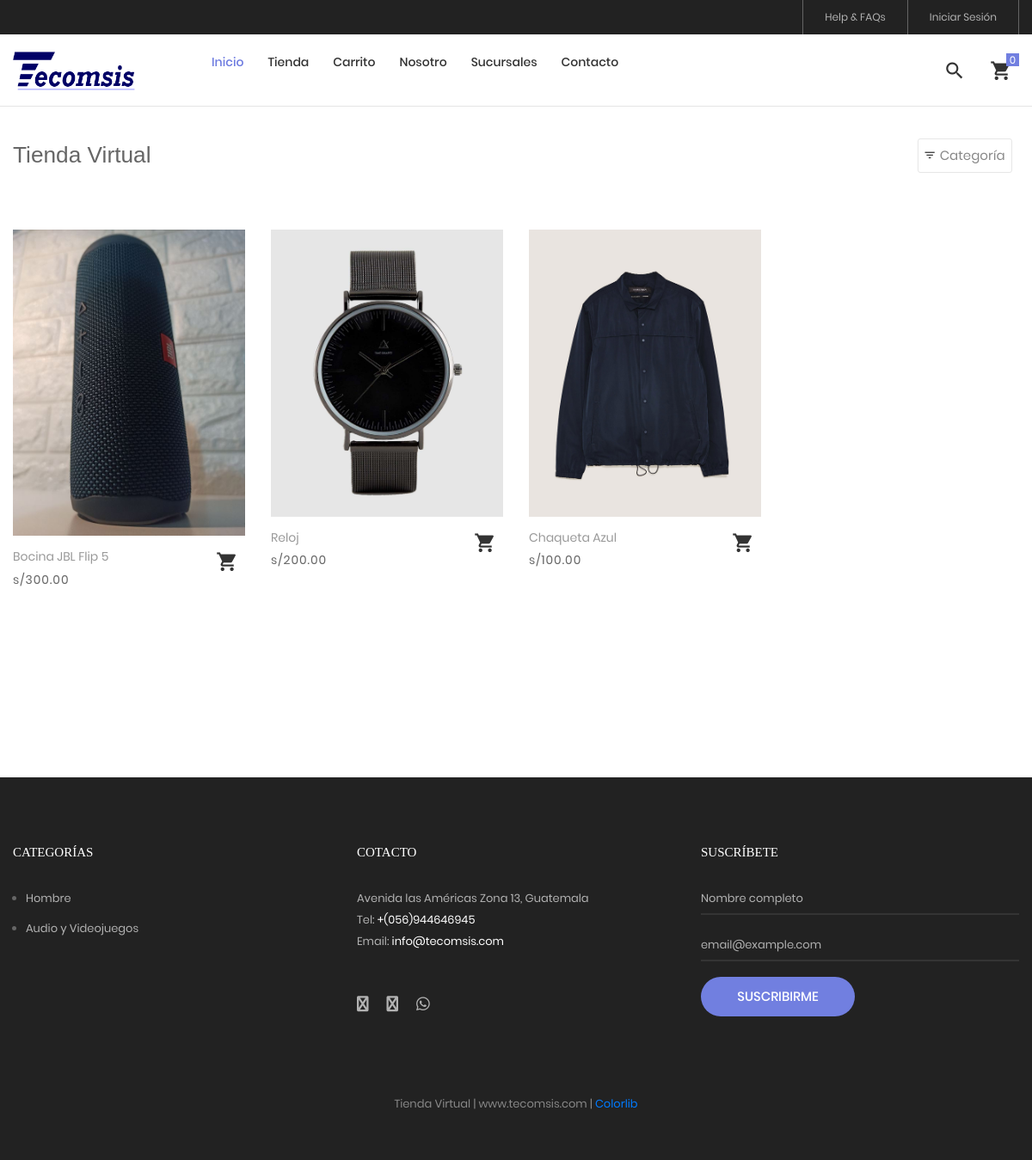
The page /tienda on the database its author committed.
### tables this page shows
CREATE TABLE IF NOT EXISTS `producto` (
  `idProd` int NOT NULL AUTO_INCREMENT,
  `nombres` varchar(100) NOT NULL,
  `precio` double(4,2) NOT NULL,
  `stock` int NOT NULL,
  PRIMARY KEY (`idProd`)
);

CREATE TABLE IF NOT EXISTS `categoria` (
  `idcategoria` bigint NOT NULL AUTO_INCREMENT,
  `nombre` varchar(255) NOT NULL,
  `descripcion` text NOT NULL,
  `portada` varchar(100) NOT NULL,
  `datecreated` datetime NOT NULL DEFAULT CURRENT_TIMESTAMP,
  `ruta` varchar(255) NOT NULL,
  `status` int NOT NULL DEFAULT '1',
  PRIMARY KEY (`idcategoria`)
);

### Libraries/Core/Views.php (called while the page is built)
<?php
	class Views
	{
		function getView($controller,$view,$data="")
		{
			$controller = get_class($controller);
			if($controller == "Home"){
				$view = "Views/".$view.".php";
			}else{
				$view = "Views/".$controller."/".$view.".php";
			}
			require_once ($view);
		}
	}
 ?>

### Controllers/Tienda.php (called while the page is built, shortened)
<?php
	require_once("Models/TProducto.php");
	class Tienda extends Controllers{
		public function tienda()
		{
			$data['page_tag'] = NOMBRE_EMPESA;
			$data['page_title'] = NOMBRE_EMPESA;
			$data['page_name'] = "tienda";
			$pagina = 1;
			$cantProductos = $this->cantProductos();
			$total_registro = $cantProductos['total_registro'];
			$desde = ($pagina-1) * PROPORPAGINA;
			$total_paginas = ceil($total_registro / PROPORPAGINA);
			$data['productos'] = $this->getProductosPage($desde,PROPORPAGINA);
			$data['pagina'] = $pagina;
			$data['total_paginas'] = $total_paginas;
			$data['categorias'] = $this->getCategorias();
			$this->views->getView($this,"tienda",$data);
		}
	}
 ?>

### index.php (called while the page is built, shortened)
<?php
	require_once("Helpers/Helpers.php");
	require_once("Libraries/Core/Load.php");
 ?>

### Libraries/Core/Mysql.php (called while the page is built, shortened)
<?php
	class Mysql extends Conexion
	{
		private $conexion;
		function __construct()
		{
			$this->conexion = new Conexion();
			$this->conexion = $this->conexion->conect();
		}
		public function select_all(string $query)
		{
			$this->strquery = $query;
        	$result = $this->conexion->prepare($this->strquery);
			$result->execute();
        	$data = $result->fetchall(PDO::FETCH_ASSOC);
        	return $data;
		}
	}
 ?>

### Libraries/Core/Conexion.php (called while the page is built)
<?php
class Conexion{
	private $conect;
	public function __construct(){
		$connectionString = "mysql:host=".DB_HOST.";dbname=".DB_NAME.";charset=".DB_CHARSET;
		try{
			$this->conect = new PDO($connectionString, DB_USER, DB_PASSWORD);
			$this->conect->setAttribute(PDO::ATTR_ERRMODE, PDO::ERRMODE_EXCEPTION);
		}catch(PDOException $e){
			$this->conect = 'Error de conexión';
		    echo "ERROR: " . $e->getMessage();
		}
	}
	public function conect(){
		return $this->conect;
	}
}
?>

### Models/TProducto.php (called while the page is built, shortened)
<?php
require_once("Libraries/Core/Mysql.php");
trait TProducto{
	public function getProductosPage($desde, $porpagina){
		$this->con = new Mysql();
		$sql = "SELECT p.idproducto,
						p.codigo,
						p.nombre,
						p.descripcion,
						p.categoriaid,
						c.nombre as categoria,
						p.precio,
						p.ruta,
						p.stock
				FROM producto p
				INNER JOIN categoria c
				ON p.categoriaid = c.idcategoria
				WHERE p.status = 1 ORDER BY p.idproducto DESC LIMIT $desde,$porpagina";
				$request = $this->con->select_all($sql);
				if(count($request) > 0){
					for ($c=0; $c < count($request) ; $c++) {
						$intIdProducto = $request[$c]['idproducto'];
						$sqlImg = "SELECT img
								FROM imagen
								WHERE productoid = $intIdProducto";
						$arrImg = $this->con->select_all($sqlImg);
						if(count($arrImg) > 0){
							for ($i=0; $i < count($arrImg); $i++) {
								$arrImg[$i]['url_image'] = media().'/images/uploads/'.$arrImg[$i]['img'];
							}
						}
						$request[$c]['images'] = $arrImg;
					}
				}
		return $request;
	}
}
 ?>

### Helpers/Helpers.php (called while the page is built, shortened)
<?php
	function base_url()
	{
		return BASE_URL;
	}
    function footerTienda($data="")
    {
        $view_footer = "Views/Template/footer_tienda.php";
        require_once ($view_footer);
    }
    function formatMoney($cantidad){
        $cantidad = number_format($cantidad,2,SPD,SPM);
        return $cantidad;
    }
    function getCatFooter(){
        require_once ("Models/CategoriasModel.php");
        $objCategoria = new CategoriasModel();
        $request = $objCategoria->getCategoriasFooter();
        return $request;
    }
    function getInfoPage(int $idpagina){
        require_once("Libraries/Core/Mysql.php");
        $con = new Mysql();
        $sql = "SELECT * FROM post WHERE idpost = $idpagina";
        $request = $con->select($sql);
        return $request;
    }
 ?>

### Models/CategoriasModel.php (called while the page is built, shortened)
<?php
	class CategoriasModel extends Mysql
	{
		public function getCategoriasFooter(){
			$sql = "SELECT idcategoria, nombre, descripcion, portada, ruta
					FROM categoria WHERE  status = 1 AND idcategoria IN (".CAT_FOOTER.")";
			$request = $this->select_all($sql);
			if(count($request) > 0){
				for ($c=0; $c < count($request) ; $c++) {
					$request[$c]['portada'] = BASE_URL.'/Assets/images/uploads/'.$request[$c]['portada'];
				}
			}
			return $request;
		}
	}
 ?>

### Views/Tienda/tienda.php (the view, shortened to what this page needs)
<?php
$arrProductos = $data['productos'];
 ?>
<br><br><br>
<hr>
	<div class="bg0 m-t-23 p-b-140">
		<div class="container">
			<div class="flex-w flex-sb-m p-b-52">
				<div class="flex-w flex-l-m filter-tope-group m-tb-10">
					<h3><?= $data['page_title']; ?></h3>
				</div>
				<div class="flex-w flex-c-m m-tb-10">
					<div class="flex-c-m stext-106 cl6 size-104 bor4 pointer hov-btn3 trans-04 m-r-8 m-tb-4 js-show-filter">
						<i class="icon-filter cl2 m-r-6 fs-15 trans-04 zmdi zmdi-filter-list"></i>
						 Categoría &nbsp;
					</div>
				</div>
			</div>
			<div class="row isotope-grid">
			<?php
			if(count($arrProductos) > 0 ){
				for ($p=0; $p < count($arrProductos); $p++) {
					$ruta = $arrProductos[$p]['ruta'];
					if(count($arrProductos[$p]['images']) > 0 ){
						$portada = $arrProductos[$p]['images'][0]['url_image'];
					}else{
						$portada = media().'/images/uploads/product.png';
					}
			 ?>
				<div class="col-sm-6 col-md-4 col-lg-3 p-b-35 isotope-item women">
					<div class="block2">
						<div class="block2-pic hov-img0">
							<img src="<?= $portada ?>" alt="<?= $arrProductos[$p]['nombre'] ?>">
						</div>
						<div class="block2-txt flex-w flex-t p-t-14">
							<div class="block2-txt-child1 flex-col-l ">
								<a href="<?= base_url().'/tienda/producto/'.$arrProductos[$p]['idproducto'].'/'.$ruta; ?>" class="stext-104 cl4 hov-cl1 trans-04 js-name-b2 p-b-6">
									<?= $arrProductos[$p]['nombre'] ?>
								</a>
								<span class="stext-105 cl3">
									<?= SMONEY.formatMoney($arrProductos[$p]['precio']); ?>
								</span>
							</div>
							<div class="block2-txt-child2 flex-r p-t-3">
								<a href="#"
								 id="<?= openssl_encrypt($arrProductos[$p]['idproducto'],METHODENCRIPT,KEY); ?>"
								 class="btn-addwish-b2 dis-block pos-relative js-addwish-b2 js-addcart-detail
								 icon-header-item cl2 hov-cl1 trans-04 p-l-22 p-r-11
								 ">
									<i class="zmdi zmdi-shopping-cart"></i>
								</a>
							</div>
						</div>
					</div>
				</div>
			<?php }
			}else{
			 ?>
			 <p>No hay productos para mostrar <a href="<?= base_url() ?>/tienda"> Ver productos</a></p>
			<?php } ?>
			</div>
			<?php
				if(count($data['productos']) > 0){
			 ?>
			<div class="flex-c-m flex-w w-full p-t-45">
			</div>
			<?php
				}
			 ?>
		</div>
	</div>
<?php
	footerTienda($data);
?>

### Views/Template/footer_tienda.php (shortened to what this page needs)
	<?php
		$catFotter = getCatFooter();
	 ?>
	<footer class="bg3 p-t-75 p-b-32">
		<div class="container">
			<div class="row">
				<div class="col-sm-6 col-lg-4 p-b-50">
					<h4 class="stext-301 cl0 p-b-30">
						Categorías
					</h4>
					<?php if(count($catFotter) > 0){ ?>
					<ul>
						<?php foreach ($catFotter as $cat) { ?>
						<li class="p-b-10">
							<a href="<?= base_url() ?>/tienda/categoria/<?= $cat['idcategoria'].'/'.$cat['ruta'] ?>" class="stext-107 cl7 hov-cl1 trans-04">
								<?= $cat['nombre'] ?>
							</a>
						</li>
						<?php } ?>
					</ul>
					<?php } ?>
				</div>
				<div class="col-sm-6 col-lg-4 p-b-50">
					<h4 class="stext-301 cl0 p-b-30">
						Cotacto
					</h4>
					<p class="stext-107 cl7 size-201">
						<?= DIRECCION ?> <br>
						Tel: <a class="linkFooter" href="tel:<?= TELEMPRESA ?>"><?= TELEMPRESA ?></a><br>
						Email: <a class="linkFooter" href="mailto:<?= EMAIL_EMPRESA ?>"><?= EMAIL_EMPRESA ?></a>
					</p>
					<div class="p-t-27">
						<a href="<?= FACEBOOK ?>" target="_blanck" class="fs-18 cl7 hov-cl1 trans-04 m-r-16">
							<i class="fa fa-facebook"></i>
						</a>
						<a href="<?= INSTAGRAM ?>" target="_blanck"  class="fs-18 cl7 hov-cl1 trans-04 m-r-16">
							<i class="fa fa-instagram"></i>
						</a>
						<a href="https://wa.me/<?= WHATSAPP ?>" target="_blanck"  class="fs-18 cl7 hov-cl1 trans-04 m-r-16">
							<i class="fab fa-whatsapp"></i>
						</a>
					</div>
				</div>
				<div class="col-sm-6 col-lg-4 p-b-50">
					<h4 class="stext-301 cl0 p-b-30">
						Suscríbete
					</h4>
					<form id="frmSuscripcion" name="frmSuscripcion">
						<div class="wrap-input1 w-full p-b-4">
							<input class="input1 bg-none plh1 stext-107 cl7" type="text" id="nombreSuscripcion" name="nombreSuscripcion" placeholder="Nombre completo" required>
						</div>
						<br>
						<div class="wrap-input1 w-full p-b-4">
							<input class="input1 bg-none plh1 stext-107 cl7" type="email" id="emailSuscripcion" name="emailSuscripcion" placeholder="email@example.com" required >
						</div>
						<div class="p-t-18">
							<button class="flex-c-m stext-101 cl0 size-103 bg1 bor1 hov-btn2 p-lr-15 trans-04">
								Suscribirme
							</button>
						</div>
					</form>
				</div>
			</div>
			<div class="p-t-40">
				<p class="stext-107 cl6 txt-center">
					<?= NOMBRE_EMPESA; ?> | <?= WEB_EMPRESA; ?> | <a href="https://colorlib.com" target="_blank">Colorlib</a>
				</p>
			</div>
		</div>
	</footer>
</body>
</html>

### Assets/tienda/css/main.css (style rules this page uses)
.container { max-width: 1380px; }
@media (max-width: 1600px) { .container { max-width: 1200px; } }
.container p { margin-bottom: 20px; }
.container ul, .container ol { margin-left: 15px; margin-bottom: 20px; }
.container ul, .container ul li { list-style: initial; }
.icon-header-item { position: relative; font-size: 26px; line-height: 1; cursor: pointer; }
.block2-pic { position: relative; }
.block2-txt-child1 { width: calc(100% - 30px); }
.block2-txt-child2 { width: 30px; }
.cl0 { color: #fff; }
.cl2 { color: #333; }
.cl3 { color: #666; }
.cl4 { color: #999; }
.cl6 { color: #888; }
.cl7 { color: #b2b2b2; }
.stext-101 { font-family: Poppins-Medium; font-size: 15px; line-height: 1.466667; text-transform: uppercase; }
.stext-104 { font-family: Poppins-Regular; font-size: 14px; line-height: 1.466667; }
.stext-105 { font-family: Poppins-Regular; font-size: 14px; line-height: 1.466667; letter-spacing: 1px; }
.stext-106 { font-family: Poppins-Regular; font-size: 15px; line-height: 1.2; }
.stext-107 { font-family: Poppins-Regular; font-size: 13px; line-height: 1.923; }
.stext-301 { font-family: Montserrat-Bold; font-size: 15px; line-height: 1.6; text-transform: uppercase; }
.size-103 { min-width: 179px; height: 46px; }
.size-104 { min-width: 94px; height: 40px; }
.size-201 { max-width: 270px; }
.bg-none { background-color: transparent; }
.bg0 { background-color: #fff; }
.bg1 { background-color: #717fe0; }
.bg3 { background-color: #222; }
.bor1 { border-radius: 23px; }
.bor4 { border: 1px solid #e6e6e6; border-radius: 3px; }
.wrap-input1 { position: relative; border-bottom: 2px solid rgba(204,204,204, 0.1); }
.input1 { background-color: transparent; width: 100%; }
.hov-img0 { display: block; overflow: hidden; }
.hov-img0 img { width: 100%; -webkit-transition: transform 0.9s ease; -o-transition: transform 0.9s ease; -moz-transition: transform 0.9s ease; transition: transform 0.9s ease; }
.linkFooter { color: #FFF !important; }

### rows shown on the page
producto: shows a picture, nombre "Bocina JBL Flip 5", precio "300.00"
producto: shows a picture, nombre "Reloj", precio "200.00"
producto: shows a picture, nombre "Chaqueta Azul", precio "100.00"
categoria: nombre "Hombre"
categoria: nombre "Audio y Videojuegos"

### other values the page prints
$data['page_title'] "Tienda Virtual"
DIRECCION "Avenida las Américas Zona 13, Guatemala"
TELEMPRESA "+(056)944646945"
EMAIL_EMPRESA "info@tecomsis.com"
NOMBRE_EMPESA "Tienda Virtual"
WEB_EMPRESA "www.tecomsis.com"
